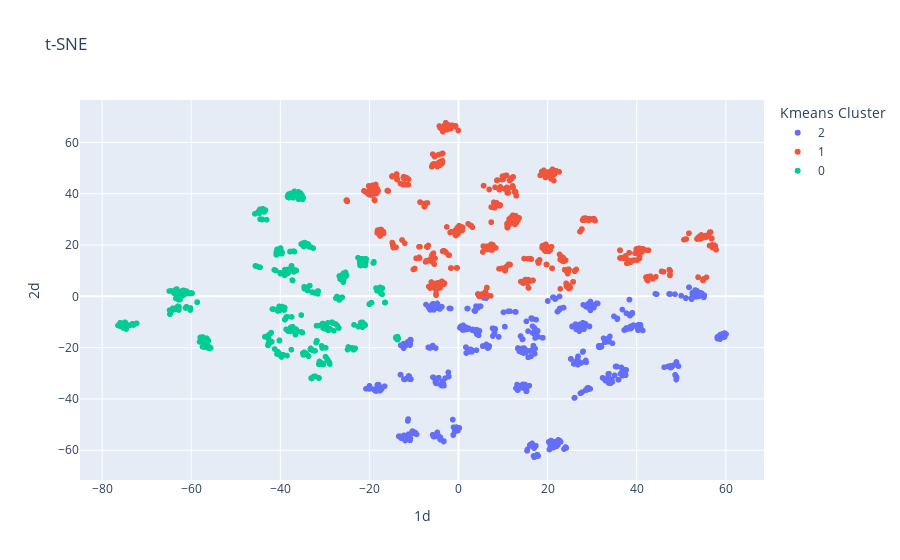

Notebook source saved alongside this figure:
### Markdown cell above
### t-SNE & KMeans

### Code cell
kmeans = KMeans(n_clusters=3)
# Compute cluster centers and predict cluster indices
X_clustered = kmeans.fit_predict(tsne_results)
df["Kmeans Cluster"] = X_clustered.astype("str")


fig = px.scatter(df, x="1d", y="2d", color="Kmeans Cluster", title = "t-SNE")
# fig.update_layout(
#     title = "PCA",
#     paper_bgcolor="LightSteelBlue"
# )
fig.show()

# py.plot(fig, filename = "t-sne and kmeans.html")

print("Silhouette Coefficient: %0.3f" % silhouette_score(tsne_results, X_clustered))

### Figure 1 — Plotly figure (JSON) as saved in the notebook; plotly's stock layout.template omitted (floating-point values rounded to 4 significant figures; data arrays with more than 128 entries replaced by an {"elided": "..."} marker saying what was removed)
{"data": [{"hovertemplate": "Kmeans Cluster=2<br>1d=%{x}<br>2d=%{y}<extra></extra>", "legendgroup": "2", "marker": {"color": "#636efa", "symbol": "circle"}, "mode": "markers", "name": "2", "showlegend": true, "type": "scattergl", "x": {"elided": "768 float values"}, "xaxis": "x", "y": {"elided": "768 float values"}, "yaxis": "y"}, {"hovertemplate": "Kmeans Cluster=1<br>1d=%{x}<br>2d=%{y}<extra></extra>", "legendgroup": "1", "marker": {"color": "#EF553B", "symbol": "circle"}, "mode": "markers", "name": "1", "showlegend": true, "type": "scattergl", "x": {"elided": "745 float values"}, "xaxis": "x", "y": {"elided": "745 float values"}, "yaxis": "y"}, {"hovertemplate": "Kmeans Cluster=0<br>1d=%{x}<br>2d=%{y}<extra></extra>", "legendgroup": "0", "marker": {"color": "#00cc96", "symbol": "circle"}, "mode": "markers", "name": "0", "showlegend": true, "type": "scattergl", "x": {"elided": "576 float values"}, "xaxis": "x", "y": {"elided": "576 float values"}, "yaxis": "y"}], "layout": {"legend": {"title": {"text": "Kmeans Cluster"}, "tracegroupgap": 0}, "title": {"text": "t-SNE"}, "xaxis": {"anchor": "y", "domain": [0, 1], "title": {"text": "1d"}}, "yaxis": {"anchor": "x", "domain": [0, 1], "title": {"text": "2d"}}}}
